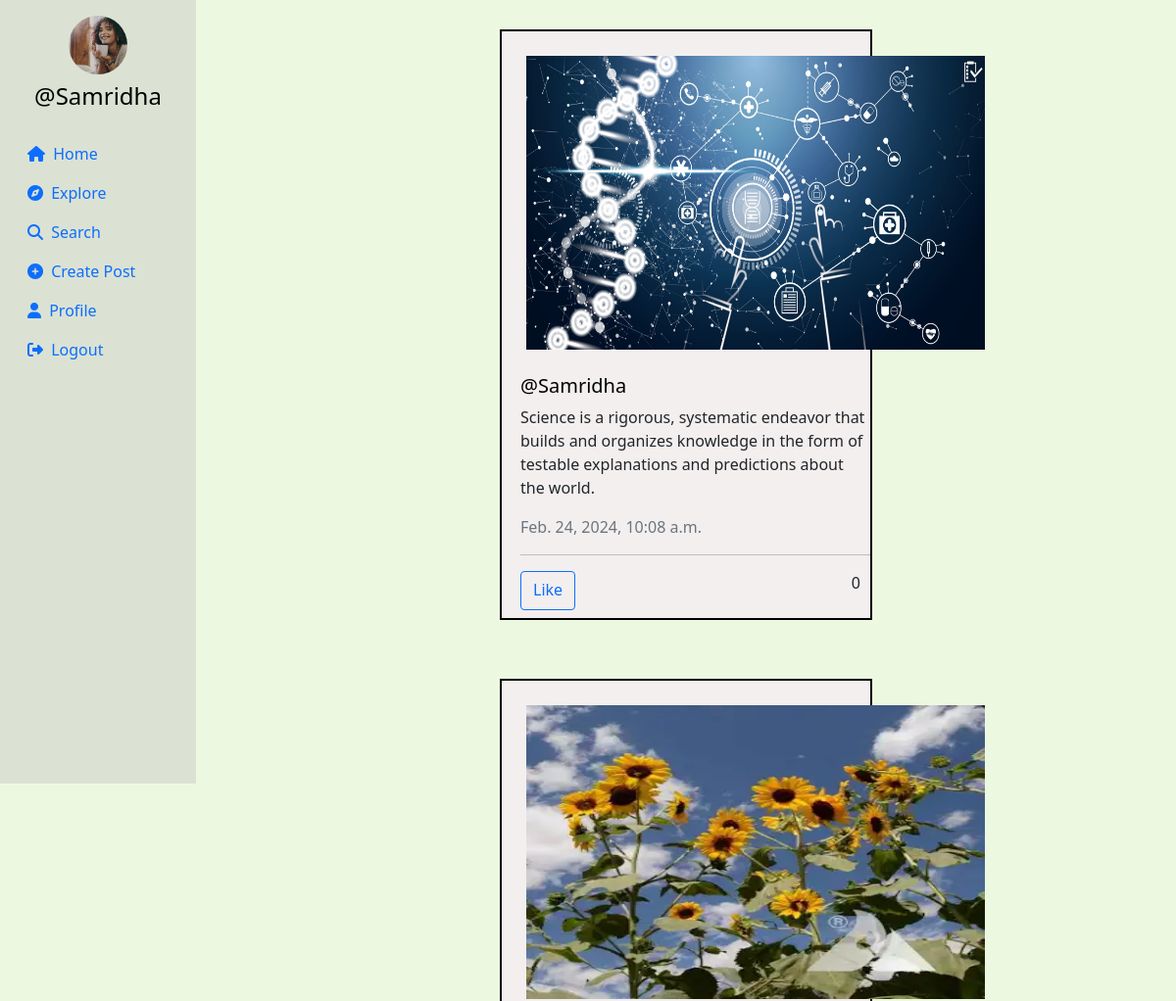
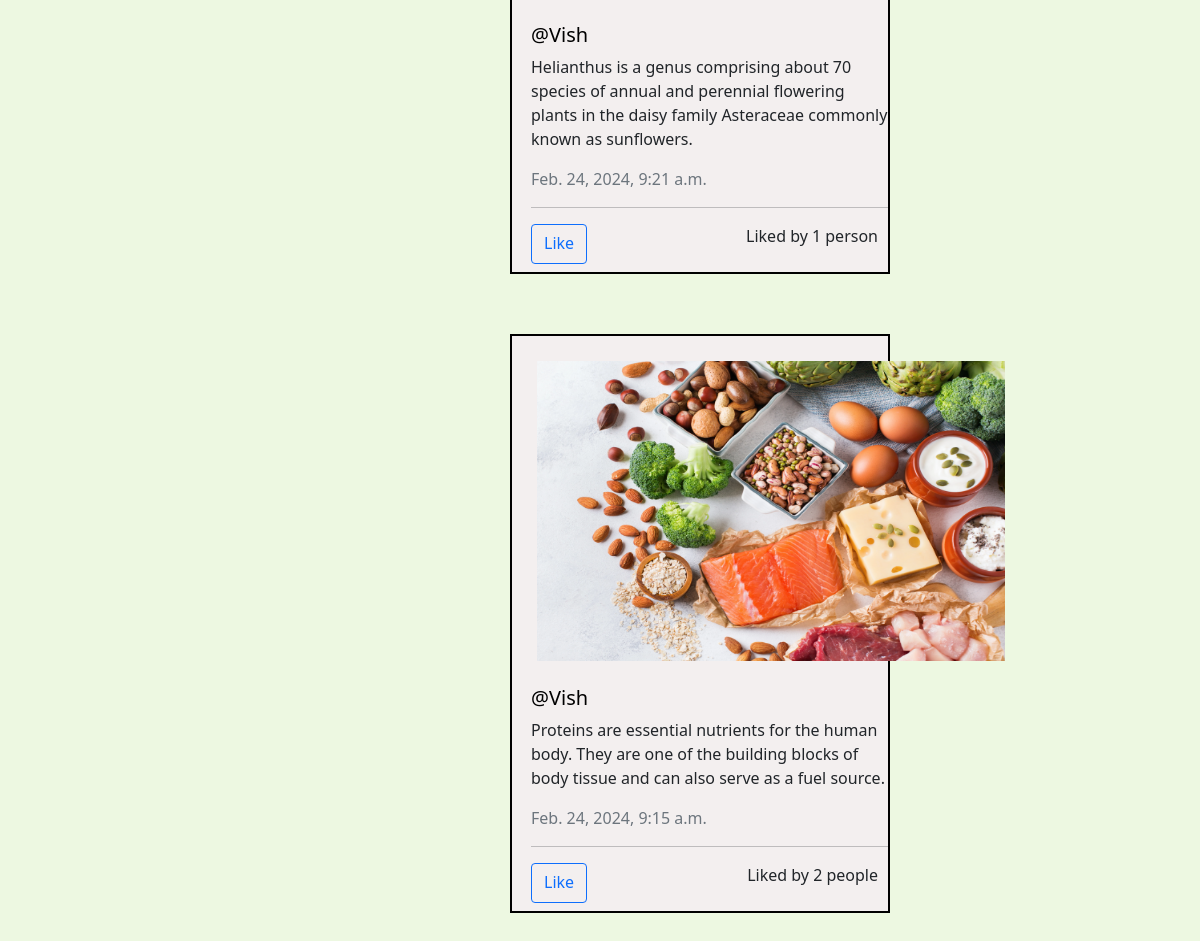
Page / (signed in) on the committed database (2 pictures, top to bottom).
### userauth/models.py (models this page shows, shortened)
class Profile(models.Model):
    user = models.ForeignKey(User, on_delete=models.CASCADE)
    id_user = models.IntegerField(primary_key=True, default=0)
    bio = models.TextField(blank=True, default='')
    profileimg = models.ImageField(upload_to='profile_images', default='blank-profile-picture.png')
    location = models.CharField(max_length=100, blank=True, default='')

class Post(models.Model):
    id = models.UUIDField(primary_key=True, default=uuid.uuid4)
    user = models.CharField(max_length=100)
    image = models.ImageField(upload_to='post_images')
    caption = models.TextField()
    created_at = models.DateTimeField(default=datetime.now)
    no_of_likes = models.IntegerField(default=0)

### userauth/views.py (the view)
# urls.py: path('',views.home),
@login_required(login_url='/loginn')
def home(request):
    following_users = Followers.objects.filter(follower=request.user.username).values_list('user', flat=True)
    post = Post.objects.filter(Q(user=request.user.username) | Q(user__in=following_users)).order_by('-created_at')
    profile = Profile.objects.get(user=request.user)
    context = {
        'post': post,
        'profile': profile,
    }
    return render(request, 'main.html',context)

### templates/main.html (shortened to what this page needs)
{% load static %}
<!DOCTYPE html>
<html lang="en">
<head>
    <link rel="stylesheet" href="https://maxcdn.bootstrapcdn.com/bootstrap/4.5.2/css/bootstrap.min.css">
    <link href="https://cdn.jsdelivr.net/npm/bootstrap@5.0.2/dist/css/bootstrap.min.css" rel="stylesheet"
>
    <link rel="stylesheet" href="{% static 'css/app.css' %}">
</head>
<body>
<div class="container-fluid">
    <div class="row">
        <nav class="col-md-2 d-none d-md-block sidebar " style="position: fixed;">
            <div class="text-center mt-3">
                <img src="{{profile.profileimg.url}}" alt="Profile Picture" class="profile-pic">
                <h4 class="mt-2"><a href="/profile/{{user}}" style="text-decoration:none;">@{{user}}</a></h4>
            </div>
            <ul class="nav flex-column mt-4">
                <li class="nav-item">
                    <a class="nav-link active" href="/">
                        <i class="fa-solid fa-house mr-1"></i> Home
                    </a>
                </li>
                <li class="nav-item">
                    <a class="nav-link" href="/explore">
                        <i class="fa-solid fa-compass mr-1"></i> Explore
                    </a>
                </li>
                <li class="nav-item">
                    <a class="nav-link" href="#" data-bs-toggle="modal" data-bs-target="#exampleModal3">
                        <i class="fa-solid fa-magnifying-glass mr-1"></i> Search
                    </a>
                </li>
                <li class="nav-item">
                    <a class="nav-link" href="#" data-bs-toggle="modal" data-bs-target="#exampleModal"
                        data-bs-whatever="@getbootstrap">
                        <i class="fa-solid fa-circle-plus mr-1"></i> Create Post
                    </a>
                </li>
                <li class="nav-item">
                    <a class="nav-link" href="/profile/{{user}}">
                        <i class="fa-solid fa-user mr-1"></i> Profile
                    </a>
                </li>
                <li class="nav-item">
                    <a class="nav-link" href="/logout">
                        <i class="fa-solid fa-right-from-bracket mr-1"></i> Logout
                    </a>
                </li>
            </ul>
        </nav>
        <main role="main" class="col-md-9 ml-sm-auto col-lg-10 px-md-4">
        <html lang="en">
            <head>
            </head>
        <body>
            <div>{% for pos in post %}
                <div class="container " id="{{pos.id}}">
                    <div class="row">
                        <div class="col-md-6 mx-auto">
                            <div class="post-card"style="border: 2px solid black;margin: 30px;">
                                <img src="{{pos.image.url}}" alt="Post Image" class="post-image"
                                    style="height: 300px; width:468px; margin: 25px;">
                                <div class="post-content"style="margin-left: 19px;">
                                    <h5><a href="/profile/{{pos.user}}" style="text-decoration: blueviolet;">@{{pos.user}}</a></h5>
                                    <p>{{pos.caption}}</p>
                                    <p class="text-muted">{{pos.created_at}}</p>
                                    <hr>
                                    <div class="d-flex justify-content-between" style="margin-bottom: 8px; margin-right:10px;">
                                        <a href="/like-post/{{pos.id}}" class="btn btn-outline-primary">Like</a>
                                        {% if pos.no_of_likes == 0 %}
                                        <p>0</p>
                                        {% elif pos.no_of_likes == 1 %}
                                        <p>Liked by {{pos.no_of_likes}} person</p>
                                        {% else %}
                                        <p>Liked by {{pos.no_of_likes}} people</p>
                                        {% endif %}
                                    </div>
                                </div>
                            </div>
                        </div>
                    </div>
                </div>
                {% endfor %}
            </div>
        </main>
    </div>
</div>
</body>
</html>

### templates/main.html (style rules this page uses)
.sidebar { background-color: rgba(191, 191, 190, 0.386); height: 100vh; color: rgb(17, 16, 16); }
.profile-pic { width: 60px; height: 60px; border-radius: 50%; object-fit: cover; }
a { color: black; }
body { background-color: #e7f6d6b9; }
.post-card { background-color: rgb(243, 239, 239); border: 2px solid black; margin: 30px; }

### rows in the picture
Profile: profileimg (picture)
Post: image (picture), user "Samridha", caption "Science is a rigorous, systematic endeavor that builds and organizes knowledge in the form of testable explanations and predictions about the world.", created_at "Feb. 24, 2024, 10:08 a.m.", no_of_likes "0"
Post: image (picture), user "Vish", caption "Helianthus is a genus comprising about 70 species of annual and perennial flowering plants in the daisy family Asteraceae commonly known as sunflowers.", created_at "Feb. 24, 2024, 9:21 a.m.", no_of_likes "1"
Post: image (picture), user "Vish", caption "Proteins are essential nutrients for the human body. They are one of the building blocks of body tissue and can also serve as a fuel source.", created_at "Feb. 24, 2024, 9:15 a.m.", no_of_likes "2"

### other values in the picture
{{ user }} "Samridha"
